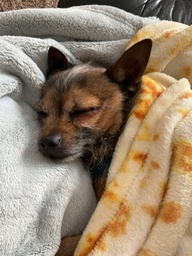
#> input picture Kelvin_Sleep.jpg, 192 x 256 px, shrunk from 1080 x 1440 before the run
$ jupyter execute --allow-errors ForwardDiffusionExampleGenerator.ipynb
#> lines starting #> are read from the running program, lines starting #| are printed output that depends on the picture
[cell 1]
import numpy as np
from PIL import Image
import imageio
import math

# -----------------------------
# Forward Diffusion Utilities
# -----------------------------

def linear_beta_schedule(timesteps, start=1e-4, end=0.02):
    """
    Linear noise schedule used in DDPM.
    """
    return np.linspace(start, end, timesteps)

def forward_diffusion_sample(x0, t, sqrt_alphas_cumprod, sqrt_one_minus_alphas_cumprod):
    """
    q(x_t | x_0) = sqrt(alpha_bar_t) * x0 + sqrt(1 - alpha_bar_t) * noise
    """
    noise = np.random.randn(*x0.shape)
    return sqrt_alphas_cumprod[t] * x0 + sqrt_one_minus_alphas_cumprod[t] * noise

# -----------------------------
# Load image and normalize
# -----------------------------
# Image should be grayscale or RGB. We'll convert to float32 in [0,1]
img = Image.open("Kelvin_Sleep.jpg").convert("RGB")
#> img is the input picture: PIL image 192x256 RGB; mean R, G, B 149.5, 131.5, 109.8
x0 = np.array(img).astype(np.float32) / 255.0

# -----------------------------
# Diffusion setup
# -----------------------------
T = 1000 # number of diffusion steps
betas = linear_beta_schedule(T)
alphas = 1.0 - betas
alphas_cumprod = np.cumprod(alphas)

sqrt_alphas_cumprod = np.sqrt(alphas_cumprod)
sqrt_one_minus_alphas_cumprod = np.sqrt(1 - alphas_cumprod)

# -----------------------------
# Produce frames
# -----------------------------
frames = []

for t in range(T):
    xt = forward_diffusion_sample(
        x0,
        t,
        sqrt_alphas_cumprod,
        sqrt_one_minus_alphas_cumprod
    )
    # Clip + convert back to 0–255 uint8 for GIF
    xt_img = (np.clip(xt, 0, 1) * 255).astype(np.uint8)
    if t % 20 == 0:
        print(f"Generated frame for t={t}")
        frames.append(xt_img)
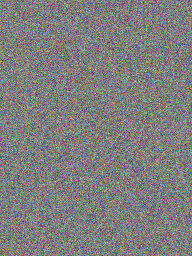
#> xt: shape (256, 192, 3) float64; mean R, G, B 0.0117, -0.00367, 0.00072; drawn with min black and max white
#> after the loop, frames = 50 items

# -----------------------------
# Save GIF
# -----------------------------
imageio.mimsave("forward_diffusion.gif", frames, fps=20)

print("Saved forward_diffusion.gif")

[cell 2]
from PIL import Image, ImageSequence

input_path = "forward_diffusion.gif"
output_path = "reverse_diffusion.gif"

# Load the original GIF
#> (the rest of this cell did not finish here and is left out)

[cell 3]
from PIL import Image, ImageSequence

gif1_path = "forward_diffusion.gif"
#> gif1_path = 'forward_diffusion.gif'
gif2_path = "reverse_diffusion.gif"
output_path = "combined.gif"

# How long the delay should be (in milliseconds)
DELAY_MS = 1000   # adjust as needed

# Load GIFs
#> (the rest of this cell did not finish here and is left out)


$ run again, with CIFAR-10 Images.png saved as Kelvin_Sleep.jpg
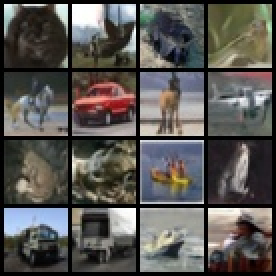
#> input picture CIFAR-10 Images.png, 138 x 138 px (shown 2 times larger)
#> img is the input picture: PIL image 138x138 RGB; mean R, G, B 89.1, 86.7, 83.4
#> after the loop `for t in range(T):`:
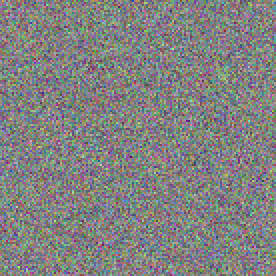
#> xt: shape (138, 138, 3) float64 (shown 2 times larger); mean R, G, B 0.00748, 0.0129, -0.00869; drawn with min black and max white
#> after the loop `for t in range(T):`: frames = 50 items
#> gif1_path = 'forward_diffusion.gif'

$ run again, with Cats.png saved as Kelvin_Sleep.jpg
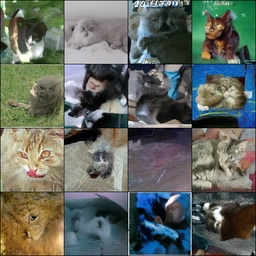
#> input picture Cats.png, 256 x 256 px, shrunk from 1034 x 1034 before the run
#> img is the input picture: PIL image 256x256 RGB; mean R, G, B 98.5, 104.4, 96.6
#> after the loop `for t in range(T):`:
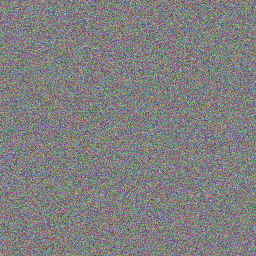
#> xt: shape (256, 256, 3) float64; mean R, G, B 0.00698, -0.00542, 0.00378; drawn with min black and max white
#> after the loop `for t in range(T):`: frames = 50 items
#> gif1_path = 'forward_diffusion.gif'

$ run again, with Flowers.png saved as Kelvin_Sleep.jpg
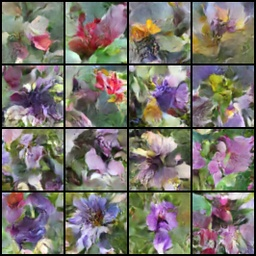
#> input picture Flowers.png, 256 x 256 px, shrunk from 266 x 266 before the run
#> img is the input picture: PIL image 256x256 RGB; mean R, G, B 122.3, 115.7, 108.8
#> after the loop `for t in range(T):`:
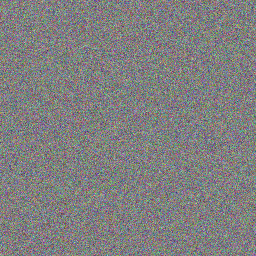
#> xt: shape (256, 256, 3) float64; mean R, G, B 0.00757, -0.00513, 0.00408; drawn with min black and max white
#> after the loop `for t in range(T):`: frames = 50 items
#> gif1_path = 'forward_diffusion.gif'
